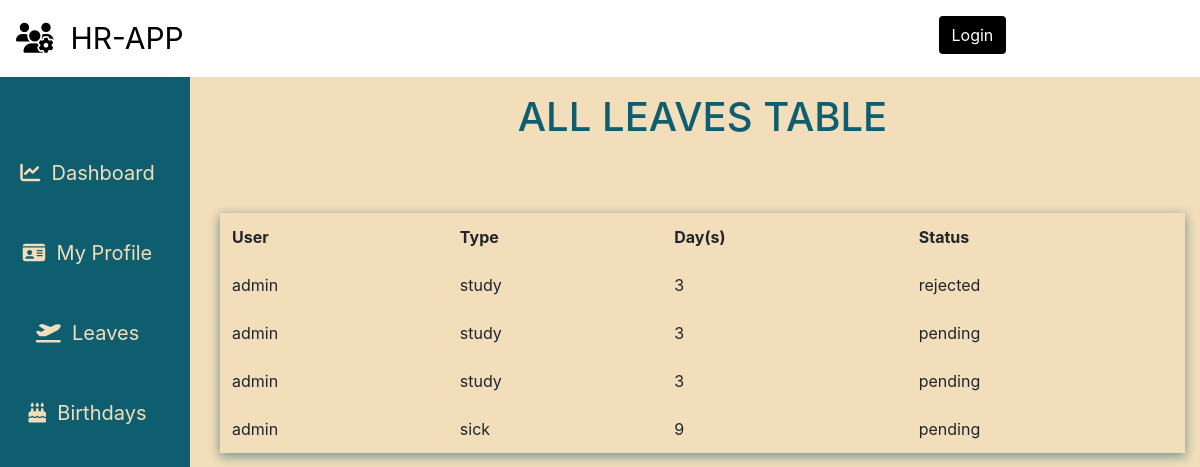
Page /leaves/ on the earlier database version.
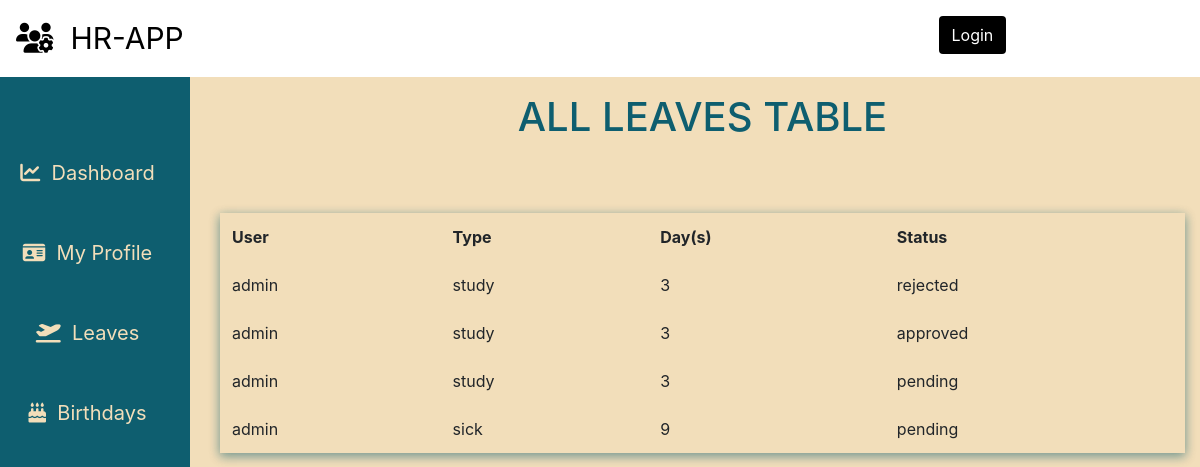
Same page on the later database version.
### leaves/models.py (models this page shows, shortened)
class Leave(models.Model):
    SICK = 'sick'
    ANUAL = 'anual'
    EMERGENCY = 'emergency'
    STUDY = 'study'
    LEAVE_TYPE = (
    (SICK,'Sick Leave'),
    (ANUAL,'Anual Leave'),
    (EMERGENCY,'Emergency Leave'),
    (STUDY,'Study Leave'),
    )
    DAYS = 25
    user = models.ForeignKey(User,on_delete=models.CASCADE,default=1)
    startdate = models.DateField(verbose_name=_('Start Date'),help_text='leave start date is on ..',null=True,blank=False)
    enddate = models.DateField(verbose_name=_('End Date'),help_text='coming back on ...',null=True,blank=False)
    leavetype = models.CharField(verbose_name=_('Leave Type'),choices=LEAVE_TYPE,max_length=25,null=True,blank=False)
    reason = models.CharField(verbose_name=_('Reason for Leave'),max_length=255,help_text='add additional information for leave',null=True,blank=True)
    defaultdays = models.PositiveIntegerField(verbose_name=_('Leave days per year counter'),default=DAYS,null=True,blank=True)
    status = models.CharField(max_length=12,default='pending')
    is_approved = models.BooleanField(default=False)
    updated = models.DateTimeField(auto_now=True, auto_now_add=False)
    created = models.DateTimeField(auto_now=False, auto_now_add=True)
    objects = LeaveManager()
    class Meta:
        verbose_name = _('Leave')
        verbose_name_plural = ('Leaves')
        ordering = ['-created']
    @property
    def leave_days(self):
        days_count = ''
        startdate = self.startdate
        enddate = self.enddate
        if startdate > enddate:
            return
        dates = (enddate - startdate)
        return dates.days

### leaves/views.py (the view)
# urls.py: path('', views.all_leaves, name='all_leaves'),
def all_leaves(request):
	leaves = Leave.objects.all_leaves()
	if request.user.is_superuser:
		paginator = Paginator(leaves, 3)
	else:
		paginator = Paginator(leaves, 8)
	page = request.GET.get('page')
	all_leaves = paginator.get_page(page)
	return render(request,'leaves/leaves.html',{'leave_list': all_leaves})

### leaves/manager.py (called while the page is built)
    def all_leaves(self):
        return super().get_queryset().order_by('-created')

### leaves/templates/leaves/leaves.html (shortened to what this page needs)
{% extends "base.html" %}
{% load static %}
{% load crispy_forms_tags %}
{% block content %}
<div class="container-fluid">
    <div class="row flex-nowrap mt-0">
        <div class="col-auto col-md-2 col-xl-2 px-sm-2 px-0 teal-color beige-color">
            <div class="d-flex flex-column align-items-center align-items-sm-start px-3 pt-2 min-vh-100">
                <ul class="nav nav-pills flex-column mb-sm-auto mt-5 align-items-center align-items-sm-right" id="menu"
                    style="width: 100%;">
                    <li class="nav-item sidebar-item">
                        <a href="{% url 'home' %}" class="nav-link align-middle px-0">
                            <i class="fas fa-chart-line"></i><span class="ms-1 d-none d-sm-inline">&nbsp;
                                Dashboard</span>
                        </a>
                    </li>
                    <li class="nav-item sidebar-item">
                        <a href="{% url 'userprofile' %}" class="nav-link align-middle px-0">
                            <i class="fas fa-id-card"></i><span class="ms-1 d-none d-sm-inline">&nbsp; My Profile</span>
                        </a>
                    </li>
                    <li class="nav-item sidebar-item">
                        <a href="{% url 'all_leaves' %}" class="nav-link align-middle px-0">
                            <i class="fas fa-plane-departure"></i><span class="ms-1 d-none d-sm-inline">&nbsp;
                                Leaves</span>
                        </a>
                    </li>
                    <li class="nav-item sidebar-item">
                        <a href="{% url 'birthdays' %}" class="nav-link align-middle px-0">
                            <i class="fas fa-birthday-cake"></i><span class="ms-1 d-none d-sm-inline">&nbsp;
                                Birthdays</span>
                        </a>
                    </li>
                </ul>
            </div>
        </div>
        <div class="col-10 dahsboard-color">
            <div class="row">
                <div class="col-12">
                    <h4 class="table-title text-center p-3">ALL LEAVES TABLE</h4>
                </div>
            </div>
            <div class="row">
                <div class="container">
                    <div class="col-12">
                        {% if leave_list %}
                        <table class="table mt-5 all-tables">
                            <thead>
                                <tr>
                                    <th scope="col">User</th>
                                    <th scope="col">Type</th>
                                    <th scope="col">Day(s)</th>
                                    <th scope="col">Status</th>
                                </tr>
                            </thead>
                            <tbody>
                                {% for leave in leave_list %}
                                <tr>
                                    <td>{{ leave.user }}</td>
                                    <td>{{ leave.leavetype}}</td>
                                    <td>{{ leave.leave_days }}</td>
                                    <td>{{ leave.status }}</td>
                                </tr>
                                {% endfor %}
                            </tbody>
                        </table>
                        {% else %}
                        <p class="no-birthdays">No Records Available!</p>
                        {% endif %}
                    </div>
                </div>
            </div>
        </div>
    </div>
</div>
{% endblock %}

### templates/base.html (shortened to what this page needs)
{% load static %}
<!doctype html>
<html lang="en">
<head>
    {% block corecss %}
    <link rel="stylesheet" href="https://stackpath.bootstrapcdn.com/bootstrap/4.4.1/css/bootstrap.min.css"
>
    <link rel="stylesheet" href="{% static 'css/base.css' %}">
    <link rel="stylesheet" href="https://cdn.jsdelivr.net/npm/flatpickr/dist/flatpickr.min.css">
    {% endblock %}
<body>
    <header class="container-fluid">
        <div class="row">
            <div class="col-{% if user.is_authenticated %}3{% else %}9{% endif %}">
                <div class="m-3">
                    <a href="{% url 'home' %}" class="main-logo-link logo-font text-black main-logo">
                        {% block navbar-content %}
                        <i class="fas fa-users-cog"></i>&nbsp;&nbsp;HR-APP
                        {% endblock navbar-content %}
                    </a>
                </div>
            </div>
            <div class="col-3">
                {% if user.is_authenticated %}
                <div class="row ">
                    <div class="col-6 ">
                        <p class="m-3 text-center">You are logged in as: <span><strong> {{ request.user | capfirst}}</strong></span></p>
                    </div>
                    <div class="col-6">
                        <a href="{% url 'account_logout' %}" class="btn btn-md btn-black m-3">Logout</a>
                    </div>
                </div>
                {% else %}
                <a href="{% url 'account_login' %}" class="btn btn-md btn-black m-3">Login</a>
                {% endif %}
            </div>
        </div>
    </header>
    {% block content %}
    {% endblock %}
</body>
</html>

### static/css/base.css (style rules this page uses)
html, body { padding: 0; height: 100%; margin: 0; max-width: 100%; }
.dahsboard-color { background-color:#F2DEBA; }
.btn-black { background: black; color: white; }
.teal-color { background-color: #0E5E6F; }
.table-title { color: #0E5E6F; font-size: 40px; }
.beige-color { color:#F2DEBA; }
.text-black { color: #000 !important; }
.logo-font { text-transform: uppercase; }
.main-logo { font-size: 30px; }
.table { -webkit-box-shadow:rgba(14,94,111, 0.16) 0px 3px 10px, rgba(14,94,111,0.23) 0px 3px 10px; box-shadow :rgba(14,94,111, 0.25) 0px 3px 10px, rgba(14,94,111,0.40) 0px 3px 10px; }
.table, .table th, .table td { border: none!important; }
.sidebar-item a { text-decoration: none; color:#F2DEBA; font-size: 20px; text-align: center; padding: 25px; }
.nav-pills { text-align: center!important; }
.container-fluid { margin: 0; padding: 0; }

Differences in the rows shown:
changed Leave: status "pending" → "approved"
